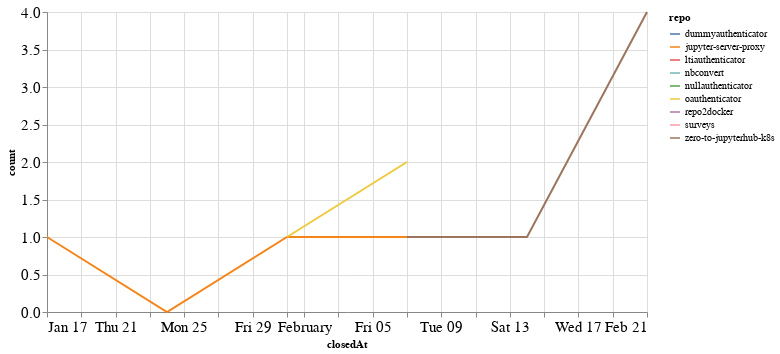

The code cell stored with this chart in its notebook:
### Code cell
closed_by_time = closed_by.groupby('repo').resample('W', on='closedAt').count()['author'].reset_index()
closed_by_time = closed_by_time.rename(columns={'author': 'count'})

alt.Chart(closed_by_time, width=600).mark_line().encode(
    x='closedAt',
    y='count',
    color='repo',
    tooltip="repo"
)

### Figure 1 — Vega-Lite specification as saved in the notebook (floating-point values rounded to 4 significant figures)
{"config": {"axisLeft": {"labelFontSize": 15}, "axisBottom": {"labelFontSize": 15}}, "data": {"name": "data-1392f7d7cdeb09cc6d7363095355983c"}, "mark": "line", "encoding": {"color": {"type": "nominal", "field": "repo"}, "tooltip": {"type": "nominal", "field": "repo"}, "x": {"type": "temporal", "field": "closedAt"}, "y": {"type": "quantitative", "field": "count"}}, "width": 600, "$schema": "https://vega.github.io/schema/vega-lite/v4.8.1.json", "datasets": {"data-1392f7d7cdeb09cc6d7363095355983c": [{"repo": "dummyauthenticator", "closedAt": "2021-02-14T00:00:00", "count": 1}, {"repo": "jupyter-server-proxy", "closedAt": "2021-01-17T00:00:00", "count": 1}, {"repo": "jupyter-server-proxy", "closedAt": "2021-01-24T00:00:00", "count": 0}, {"repo": "jupyter-server-proxy", "closedAt": "2021-01-31T00:00:00", "count": 1}, {"repo": "jupyter-server-proxy", "closedAt": "2021-02-07T00:00:00", "count": 1}, {"repo": "jupyter-server-proxy", "closedAt": "2021-02-14T00:00:00", "count": 1}, {"repo": "ltiauthenticator", "closedAt": "2021-01-31T00:00:00", "count": 1}, {"repo": "nbconvert", "closedAt": "2021-02-07T00:00:00", "count": 2}, {"repo": "nullauthenticator", "closedAt": "2021-02-14T00:00:00", "count": 1}, {"repo": "oauthenticator", "closedAt": "2021-01-31T00:00:00", "count": 1}, {"repo": "oauthenticator", "closedAt": "2021-02-07T00:00:00", "count": 2}, {"repo": "repo2docker", "closedAt": "2021-02-21T00:00:00", "count": 1}, {"repo": "surveys", "closedAt": "2021-02-21T00:00:00", "count": 1}, {"repo": "zero-to-jupyterhub-k8s", "closedAt": "2021-02-07T00:00:00", "count": 1}, {"repo": "zero-to-jupyterhub-k8s", "closedAt": "2021-02-14T00:00:00", "count": 1}, {"repo": "zero-to-jupyterhub-k8s", "closedAt": "2021-02-21T00:00:00", "count": 4}]}}
